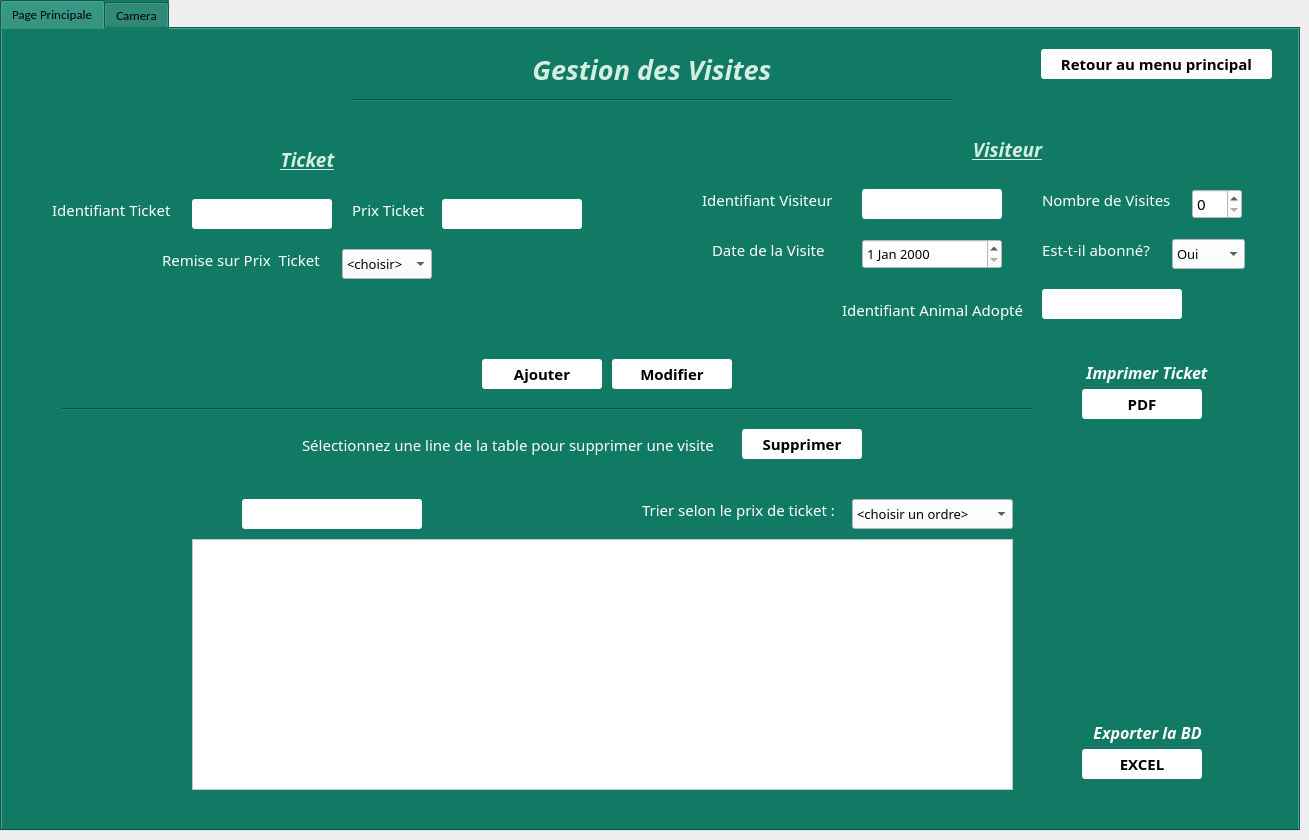
    <widget class="QWidget" name="tab_Visites">
     <attribute name="title">
      <string>Gestion Visites</string>
     </attribute>
     <widget class="QTabWidget" name="tabWidget_2_V">
      <property name="geometry">
       <rect>
        <x>0</x>
        <y>0</y>
        <width>1300</width>
        <height>831</height>
       </rect>
      </property>
      <property name="font">
       <font>
        <family>Calibri</family>
        <pointsize>10</pointsize>
       </font>
      </property>
      <property name="styleSheet">
       <string notr="true">background-color: rgb(17, 122, 101);
</string>
      </property>
      <property name="currentIndex">
       <number>0</number>
      </property>
      <property name="tabsClosable">
       <bool>false</bool>
      </property>
      <property name="tabBarAutoHide">
       <bool>false</bool>
      </property>
      <widget class="QWidget" name="tab_principale_V">
       <attribute name="title">
        <string>Page Principale</string>
       </attribute>
       <widget class="QLabel" name="titre_gestioinDesVisites">
        <property name="geometry">
         <rect>
          <x>455</x>
          <y>20</y>
          <width>390</width>
          <height>40</height>
         </rect>
        </property>
        <property name="font">
         <font>
          <family>Calibri Light</family>
          <pointsize>20</pointsize>
          <weight>75</weight>
          <italic>true</italic>
          <bold>true</bold>
         </font>
        </property>
        <property name="styleSheet">
         <string notr="true">color: rgb(212, 239, 223);</string>
        </property>
        <property name="text">
         <string>Gestion des Visites</string>
        </property>
        <property name="alignment">
         <set>Qt::AlignCenter</set>
        </property>
       </widget>
       <widget class="Line" name="line1">
        <property name="geometry">
         <rect>
          <x>350</x>
          <y>70</y>
          <width>600</width>
          <height>3</height>
         </rect>
        </property>
        <property name="orientation">
         <enum>Qt::Horizontal</enum>
        </property>
       </widget>
       <widget class="QLabel" name="texteTicket_V">
        <property name="geometry">
         <rect>
          <x>260</x>
          <y>120</y>
          <width>91</width>
          <height>21</height>
         </rect>
        </property>
        <property name="sizePolicy">
         <sizepolicy hsizetype="Preferred" vsizetype="Preferred">
          <horstretch>0</horstretch>
          <verstretch>0</verstretch>
         </sizepolicy>
        </property>
        <property name="font">
         <font>
          <family>Calibri Light</family>
          <pointsize>14</pointsize>
          <weight>75</weight>
          <italic>true</italic>
          <bold>true</bold>
          <underline>true</underline>
         </font>
        </property>
        <property name="styleSheet">
         <string notr="true">color: rgb(212, 239, 223);
</string>
        </property>
        <property name="text">
         <string>Ticket</string>
        </property>
        <property name="alignment">
         <set>Qt::AlignCenter</set>
        </property>
       </widget>
       <widget class="QLabel" name="texteIdentifiantTicket_V">
        <property name="geometry">
         <rect>
          <x>50</x>
          <y>170</y>
          <width>121</width>
          <height>21</height>
         </rect>
        </property>
        <property name="font">
         <font>
          <family>Calibri Light</family>
          <pointsize>11</pointsize>
         </font>
        </property>
        <property name="styleSheet">
         <string notr="true">color: rgb(255, 255, 255);</string>
        </property>
        <property name="text">
         <string>Identifiant Ticket</string>
        </property>
       </widget>
       <widget class="QLineEdit" name="lineEdit_IdentifiantTicket_V">
        <property name="geometry">
         <rect>
          <x>190</x>
          <y>170</y>
          <width>140</width>
          <height>30</height>
         </rect>
        </property>
        <property name="font">
         <font>
          <family>Calibri Light</family>
          <pointsize>11</pointsize>
         </font>
        </property>
        <property name="styleSheet">
         <string notr="true">background-color: rgb(255, 255, 255);
border-radius: 3px;</string>
        </property>
        <property name="inputMethodHints">
         <set>Qt::ImhNone</set>
        </property>
       </widget>
       <widget class="QLabel" name="textePrixTicket_V">
        <property name="geometry">
         <rect>
          <x>350</x>
          <y>170</y>
          <width>81</width>
          <height>21</height>
         </rect>
        </property>
        <property name="font">
         <font>
          <family>Calibri Light</family>
          <pointsize>11</pointsize>
         </font>
        </property>
        <property name="styleSheet">
         <string notr="true">color: rgb(255, 255, 255);</string>
        </property>
        <property name="text">
         <string>Prix Ticket</string>
        </property>
       </widget>
       <widget class="QLineEdit" name="lineEdit_PrixTicket_V">
        <property name="geometry">
         <rect>
          <x>440</x>
          <y>170</y>
          <width>140</width>
          <height>30</height>
         </rect>
        </property>
        <property name="font">
         <font>
          <family>Calibri Light</family>
          <pointsize>11</pointsize>
         </font>
        </property>
        <property name="styleSheet">
         <string notr="true">background-color: rgb(255, 255, 255);
border-radius: 3px;</string>
        </property>
        <property name="inputMethodHints">
         <set>Qt::ImhNone</set>
        </property>
       </widget>
       <widget class="QLabel" name="texteIdnetifiantVisiteur_V">
        <property name="geometry">
         <rect>
          <x>700</x>
          <y>160</y>
          <width>141</width>
          <height>21</height>
         </rect>
        </property>
        <property name="font">
         <font>
          <family>Calibri Light</family>
          <pointsize>11</pointsize>
         </font>
        </property>
        <property name="styleSheet">
         <string notr="true">color: rgb(255, 255, 255);</string>
        </property>
        <property name="text">
         <string>Identifiant Visiteur</string>
        </property>
       </widget>
       <widget class="QLineEdit" name="lineEdit_IdentifiantVisiteur_V">
        <property name="geometry">
         <rect>
          <x>860</x>
          <y>160</y>
          <width>140</width>
          <height>30</height>
         </rect>
        </property>
        <property name="font">
         <font>
          <family>Calibri Light</family>
          <pointsize>11</pointsize>
         </font>
        </property>
        <property name="styleSheet">
         <string notr="true">background-color: rgb(255, 255, 255);
border-radius: 3px;</string>
        </property>
        <property name="inputMethodHints">
         <set>Qt::ImhNone</set>
        </property>
       </widget>
       <widget class="QLabel" name="texteNbrVisites_V">
        <property name="geometry">
         <rect>
          <x>1040</x>
          <y>160</y>
          <width>131</width>
          <height>21</height>
         </rect>
        </property>
        <property name="font">
         <font>
          <family>Calibri Light</family>
          <pointsize>11</pointsize>
         </font>
        </property>
        <property name="styleSheet">
         <string notr="true">color: rgb(255, 255, 255);</string>
        </property>
        <property name="text">
         <string>Nombre de Visites</string>
        </property>
       </widget>
       <widget class="QLabel" name="texteVisiteur">
        <property name="geometry">
         <rect>
          <x>960</x>
          <y>110</y>
          <width>91</width>
          <height>21</height>
         </rect>
        </property>
        <property name="sizePolicy">
         <sizepolicy hsizetype="Preferred" vsizetype="Preferred">
          <horstretch>0</horstretch>
          <verstretch>0</verstretch>
         </sizepolicy>
        </property>
        <property name="font">
         <font>
          <family>Calibri Light</family>
          <pointsize>14</pointsize>
          <weight>75</weight>
          <italic>true</italic>
          <bold>true</bold>
          <underline>true</underline>
         </font>
        </property>
        <property name="styleSheet">
         <string notr="true">color: rgb(212, 239, 223);
</string>
        </property>
        <property name="text">
         <string>Visiteur</string>
        </property>
        <property name="alignment">
         <set>Qt::AlignCenter</set>
        </property>
       </widget>
       <widget class="QSpinBox" name="spinBox_nbrVisites_V">
        <property name="geometry">
         <rect>
          <x>1190</x>
          <y>160</y>
          <width>50</width>
          <height>30</height>
         </rect>
        </property>
        <property name="font">
         <font>
          <family>Calibri Light</family>
          <pointsize>11</pointsize>
         </font>
        </property>
        <property name="styleSheet">
         <string notr="true">background-color: rgb(255, 255, 255);</string>
        </property>
       </widget>
       <widget class="QDateEdit" name="dateEdit_dateVisite_V">
        <property name="geometry">
         <rect>
          <x>860</x>
          <y>210</y>
          <width>140</width>
          <height>30</height>
         </rect>
        </property>
        <property name="font">
         <font>
          <family>Calibri Light</family>
          <pointsize>10</pointsize>
         </font>
        </property>
        <property name="styleSheet">
         <string notr="true">background-color: rgb(255, 255, 255);</string>
        </property>
       </widget>
       <widget class="QLabel" name="texteDateVisite_V">
        <property name="geometry">
         <rect>
          <x>710</x>
          <y>210</y>
          <width>141</width>
          <height>21</height>
         </rect>
        </property>
        <property name="font">
         <font>
          <family>Calibri Light</family>
          <pointsize>11</pointsize>
         </font>
        </property>
        <property name="styleSheet">
         <string notr="true">color: rgb(255, 255, 255);</string>
        </property>
        <property name="text">
         <string>Date de la Visite</string>
        </property>
       </widget>
       <widget class="QComboBox" name="comboBox_abonnement_V">
        <property name="geometry">
         <rect>
          <x>1170</x>
          <y>210</y>
          <width>73</width>
          <height>30</height>
         </rect>
        </property>
        <property name="font">
         <font>
          <family>Calibri Light</family>
          <pointsize>10</pointsize>
         </font>
        </property>
        <property name="styleSheet">
         <string notr="true">background-color: rgb(255, 255, 255);</string>
        </property>
        <item>
         <property name="text">
          <string>Oui</string>
         </property>
        </item>
        <item>
         <property name="text">
          <string>Non</string>
         </property>
        </item>
       </widget>
       <widget class="QLabel" name="texteAbonnement_V">
        <property name="geometry">
         <rect>
          <x>1040</x>
          <y>210</y>
          <width>121</width>
          <height>21</height>
         </rect>
        </property>
        <property name="font">
         <font>
          <family>Calibri Light</family>
          <pointsize>11</pointsize>
         </font>
        </property>
        <property name="styleSheet">
         <string notr="true">color: rgb(255, 255, 255);</string>
        </property>
        <property name="text">
         <string>Est-t-il abonné?</string>
        </property>
       </widget>
       <widget class="QTableView" name="tableView_BD_V">
        <property name="geometry">
         <rect>
          <x>190</x>
          <y>510</y>
          <width>821</width>
          <height>251</height>
         </rect>
        </property>
        <property name="styleSheet">
         <string notr="true">background-color: rgb(255, 255, 255);</string>
        </property>
       </widget>
       <widget class="QLineEdit" name="lineEdit_rechercher_V">
        <property name="geometry">
         <rect>
          <x>240</x>
          <y>470</y>
          <width>180</width>
          <height>30</height>
         </rect>
        </property>
        <property name="font">
         <font>
          <family>Calibri Light</family>
          <pointsize>11</pointsize>
         </font>
        </property>
        <property name="styleSheet">
         <string notr="true">background-color: rgb(255, 255, 255);
border-radius: 3px;</string>
        </property>
        <property name="inputMethodHints">
         <set>Qt::ImhNone</set>
        </property>
        <property name="text">
         <string/>
        </property>
       </widget>
       <widget class="QComboBox" name="comboBox_trier_V">
        <property name="geometry">
         <rect>
          <x>850</x>
          <y>470</y>
          <width>161</width>
          <height>30</height>
         </rect>
        </property>
        <property name="font">
         <font>
          <family>Calibri Light</family>
          <pointsize>10</pointsize>
         </font>
        </property>
        <property name="styleSheet">
         <string notr="true">background-color: rgb(255, 255, 255);</string>
        </property>
        <item>
         <property name="text">
          <string>&lt;choisir un ordre&gt;</string>
         </property>
        </item>
        <item>
         <property name="text">
          <string>Ordre Croissant</string>
         </property>
        </item>
        <item>
         <property name="text">
          <string>Ordre Décroissant</string>
         </property>
        </item>
       </widget>
       <widget class="QPushButton" name="pushButton_Ajouter_V">
        <property name="geometry">
         <rect>
          <x>480</x>
          <y>330</y>
          <width>120</width>
          <height>30</height>
         </rect>
        </property>
        <property name="font">
         <font>
          <family>Calibri Light</family>
          <pointsize>11</pointsize>
          <weight>75</weight>
          <bold>true</bold>
         </font>
        </property>
        <property name="cursor">
         <cursorShape>PointingHandCursor</cursorShape>
        </property>
        <property name="styleSheet">
         <string notr="true">background-color: rgb(255, 255, 255);
border-radius: 3px;
</string>
        </property>
        <property name="text">
         <string>Ajouter</string>
        </property>
        <property name="icon">
         <iconset resource="ressources.qrc">
          <normaloff>:/ressources/+.png</normaloff>:/ressources/+.png</iconset>
        </property>
        <property name="iconSize">
         <size>
          <width>20</width>
          <height>20</height>
         </size>
        </property>
        <property name="flat">
         <bool>false</bool>
        </property>
       </widget>
       <widget class="QPushButton" name="pushButton_Modifier_V">
        <property name="geometry">
         <rect>
          <x>610</x>
          <y>330</y>
          <width>120</width>
          <height>30</height>
         </rect>
        </property>
        <property name="font">
         <font>
          <family>Calibri Light</family>
          <pointsize>11</pointsize>
          <weight>75</weight>
          <bold>true</bold>
         </font>
        </property>
        <property name="cursor">
         <cursorShape>PointingHandCursor</cursorShape>
        </property>
        <property name="styleSheet">
         <string notr="true">background-color: rgb(255, 255, 255);
border-radius: 3px;</string>
        </property>
        <property name="text">
         <string>Modifier</string>
        </property>
        <property name="icon">
         <iconset resource="ressources.qrc">
          <normaloff>:/ressources/mise à jour.png</normaloff>:/ressources/mise à jour.png</iconset>
        </property>
        <property name="iconSize">
         <size>
          <width>20</width>
          <height>20</height>
         </size>
        </property>
       </widget>
       <widget class="QLabel" name="texteSupprimer_V">
        <property name="geometry">
         <rect>
          <x>300</x>
          <y>400</y>
          <width>431</width>
          <height>31</height>
         </rect>
        </property>
        <property name="font">
         <font>
          <family>Calibri Light</family>
          <pointsize>11</pointsize>
         </font>
        </property>
        <property name="styleSheet">
         <string notr="true">color: rgb(255, 255, 255);</string>
        </property>
        <property name="text">
         <string>Sélectionnez une line de la table pour supprimer une visite</string>
        </property>
       </widget>
       <widget class="QPushButton" name="pushButton_Supprimer_V">
        <property name="geometry">
         <rect>
          <x>740</x>
          <y>400</y>
          <width>120</width>
          <height>30</height>
         </rect>
        </property>
        <property name="font">
         <font>
          <family>Calibri Light</family>
          <pointsize>11</pointsize>
          <weight>75</weight>
          <bold>true</bold>
         </font>
        </property>
        <property name="cursor">
         <cursorShape>PointingHandCursor</cursorShape>
        </property>
        <property name="styleSheet">
         <string notr="true">background-color: rgb(255, 255, 255);
border-radius: 3px;
</string>
        </property>
        <property name="text">
         <string>Supprimer</string>
        </property>
        <property name="icon">
         <iconset resource="ressources.qrc">
          <normaloff>:/ressources/-.png</normaloff>:/ressources/-.png</iconset>
        </property>
        <property name="iconSize">
         <size>
          <width>20</width>
          <height>20</height>
         </size>
        </property>
       </widget>
       <widget class="QLabel" name="imageRecherche_V">
        <property name="geometry">
         <rect>
          <x>200</x>
          <y>470</y>
          <width>31</width>
          <height>31</height>
         </rect>
        </property>
        <property name="text">
         <string/>
        </property>
        <property name="pixmap">
         <pixmap resource="ressources.qrc">:/ressources/recherchePetit.png</pixmap>
        </property>
       </widget>
       <widget class="Line" name="line_2_V">
        <property name="geometry">
         <rect>
          <x>60</x>
          <y>370</y>
          <width>1171</width>
          <height>20</height>
         </rect>
        </property>
        <property name="orientation">
         <enum>Qt::Horizontal</enum>
        </property>
       </widget>
       <widget class="QLabel" name="texteTri_V">
        <property name="geometry">
         <rect>
          <x>640</x>
          <y>470</y>
          <width>201</width>
          <height>21</height>
         </rect>
        </property>
        <property name="font">
         <font>
          <family>Calibri Light</family>
          <pointsize>11</pointsize>
         </font>
        </property>
        <property name="styleSheet">
         <string notr="true">color: rgb(255, 255, 255);</string>
        </property>
        <property name="text">
         <string>Trier selon le prix de ticket :</string>
        </property>
       </widget>
       <widget class="QLineEdit" name="lineEdit_IdentifiantAnimal_V">
        <property name="geometry">
         <rect>
          <x>1040</x>
          <y>260</y>
          <width>140</width>
          <height>30</height>
         </rect>
        </property>
        <property name="font">
         <font>
          <family>Calibri Light</family>
          <pointsize>11</pointsize>
         </font>
        </property>
        <property name="styleSheet">
         <string notr="true">background-color: rgb(255, 255, 255);
border-radius: 3px;</string>
        </property>
        <property name="inputMethodHints">
         <set>Qt::ImhNone</set>
        </property>
       </widget>
       <widget class="QLabel" name="texteIdAnimal_V">
        <property name="geometry">
         <rect>
          <x>840</x>
          <y>270</y>
          <width>191</width>
          <height>21</height>
         </rect>
        </property>
        <property name="font">
         <font>
          <family>Calibri Light</family>
          <pointsize>11</pointsize>
         </font>
        </property>
        <property name="styleSheet">
         <string notr="true">color: rgb(255, 255, 255);</string>
        </property>
        <property name="text">
         <string>Identifiant Animal Adopté</string>
        </property>
       </widget>
       <widget class="QGroupBox" name="imprimerTicket_V">
        <property name="geometry">
         <rect>
          <x>1030</x>
          <y>330</y>
          <width>231</width>
          <height>81</height>
         </rect>
        </property>
        <property name="font">
         <font>
          <family>Calibri Light</family>
          <pointsize>12</pointsize>
          <weight>75</weight>
          <italic>true</italic>
          <bold>true</bold>
         </font>
        </property>
        <property name="styleSheet">
         <string notr="true">color: rgb(255, 255, 255);</string>
        </property>
        <property name="title">
         <string>Imprimer Ticket</string>
        </property>
        <property name="alignment">
         <set>Qt::AlignCenter</set>
        </property>
        <widget class="QPushButton" name="genererPDF_V">
         <property name="geometry">
          <rect>
           <x>50</x>
           <y>30</y>
           <width>120</width>
           <height>30</height>
          </rect>
         </property>
         <property name="font">
          <font>
           <family>Calibri Light</family>
           <pointsize>11</pointsize>
           <weight>75</weight>
           <bold>true</bold>
          </font>
         </property>
         <property name="styleSheet">
          <string notr="true">background-color: rgb(255, 255, 255);
color: rgb(0, 0, 0);
border-radius: 3px;
</string>
         </property>
         <property name="text">
          <string>PDF</string>
         </property>
         <property name="icon">
          <iconset resource="ressources.qrc">
           <normaloff>:/ressources/pdf.png</normaloff>:/ressources/pdf.png</iconset>
         </property>
         <property name="iconSize">
          <size>
           <width>30</width>
           <height>30</height>
          </size>
         </property>
        </widget>
       </widget>
       <widget class="QGroupBox" name="ExporterBD_V">
        <property name="geometry">
         <rect>
          <x>1030</x>
          <y>690</y>
          <width>231</width>
          <height>81</height>
         </rect>
        </property>
        <property name="font">
         <font>
          <family>Calibri Light</family>
          <pointsize>12</pointsize>
          <weight>75</weight>
          <italic>true</italic>
          <bold>true</bold>
         </font>
        </property>
        <property name="styleSheet">
         <string notr="true">color: rgb(255, 255, 255);</string>
        </property>
        <property name="title">
         <string>Exporter la BD</string>
        </property>
        <property name="alignment">
         <set>Qt::AlignCenter</set>
        </property>
        <widget class="QPushButton" name="genererEXCEL_V">
         <property name="geometry">
          <rect>
           <x>50</x>
           <y>30</y>
           <width>120</width>
           <height>30</height>
          </rect>
         </property>
         <property name="font">
          <font>
           <family>Calibri Light</family>
           <pointsize>11</pointsize>
           <weight>75</weight>
           <bold>true</bold>
          </font>
         </property>
         <property name="styleSheet">
          <string notr="true">background-color: rgb(255, 255, 255);
color: rgb(0, 0, 0);
border-radius: 3px;
</string>
         </property>
         <property name="text">
          <string>EXCEL</string>
         </property>
         <property name="icon">
          <iconset resource="ressources.qrc">
           <normaloff>:/ressources/EXCEL.png</normaloff>:/ressources/EXCEL.png</iconset>
         </property>
         <property name="iconSize">
          <size>
           <width>22</width>
           <height>22</height>
          </size>
         </property>
        </widget>
       </widget>
       <widget class="QLabel" name="texteRemise_V">
        <property name="geometry">
         <rect>
          <x>160</x>
          <y>220</y>
          <width>171</width>
          <height>21</height>
         </rect>
        </property>
        <property name="font">
         <font>
          <family>Calibri Light</family>
          <pointsize>11</pointsize>
         </font>
        </property>
        <property name="styleSheet">
         <string notr="true">color: rgb(255, 255, 255);</string>
        </property>
        <property name="text">
         <string>Remise sur Prix  Ticket</string>
        </property>
       </widget>
       <widget class="QComboBox" name="comboBox_Remise_V">
        <property name="geometry">
         <rect>
          <x>340</x>
          <y>220</y>
          <width>90</width>
          <height>30</height>
         </rect>
        </property>
        <property name="font">
         <font>
          <family>Calibri Light</family>
          <pointsize>10</pointsize>
         </font>
        </property>
        <property name="styleSheet">
         <string notr="true">background-color: rgb(255, 255, 255);</string>
        </property>
        <item>
         <property name="text">
          <string>&lt;choisir&gt;</string>
         </property>
        </item>
        <item>
         <property name="text">
          <string>10%</string>
         </property>
        </item>
        <item>
         <property name="text">
          <string>20%</string>
         </property>
        </item>
        <item>
         <property name="text">
          <string>30%</string>
         </property>
        </item>
        <item>
         <property name="text">
          <string>50%</string>
         </property>
        </item>
       </widget>
       <widget class="QLabel" name="logo_V">
        <property name="geometry">
         <rect>
          <x>40</x>
          <y>20</y>
          <width>161</width>
          <height>71</height>
         </rect>
        </property>
        <property name="text">
         <string/>
        </property>
        <property name="pixmap">
         <pixmap resource="ressources.qrc">:/ressources/logo_App.png</pixmap>
        </property>
       </widget>
       <widget class="QPushButton" name="pushButton_Retour_V">
        <property name="geometry">
         <rect>
          <x>1039</x>
          <y>20</y>
          <width>231</width>
          <height>30</height>
         </rect>
        </property>
        <property name="font">
         <font>
          <family>Calibri Light</family>
          <pointsize>11</pointsize>
          <weight>75</weight>
          <bold>true</bold>
         </font>
        </property>
        <property name="cursor">
         <cursorShape>PointingHandCursor</cursorShape>
        </property>
        <property name="styleSheet">
         <string notr="true">background-color: rgb(255, 255, 255);
border-radius: 3px;
</string>
        </property>
        <property name="text">
         <string>Retour au menu principal</string>
        </property>
        <property name="icon">
         <iconset resource="ressources.qrc">
          <normaloff>:/ressources/retour.png</normaloff>:/ressources/retour.png</iconset>
        </property>
        <property name="iconSize">
         <size>
          <width>20</width>
          <height>20</height>
         </size>
        </property>
        <property name="flat">
         <bool>false</bool>
        </property>
       </widget>
      </widget>
      <widget class="QWidget" name="camera_V">
       <attribute name="title">
        <string>Camera</string>
       </attribute>
       <widget class="QScrollArea" name="scrollArea_Camera_V">
        <property name="geometry">
         <rect>
          <x>150</x>
          <y>90</y>
          <width>980</width>
          <height>541</height>
         </rect>
        </property>
        <property name="widgetResizable">
         <bool>true</bool>
        </property>
        <widget class="QWidget" name="scrollAreaWidgetContents_V">
         <property name="geometry">
          <rect>
           <x>0</x>
           <y>0</y>
           <width>978</width>
           <height>539</height>
          </rect>
         </property>
        </widget>
       </widget>
       <widget class="QPushButton" name="optionsCamera_V">
        <property name="geometry">
         <rect>
          <x>220</x>
          <y>650</y>
          <width>831</width>
          <height>31</height>
         </rect>
        </property>
        <property name="font">
         <font>
          <family>Calibri Light</family>
          <pointsize>12</pointsize>
         </font>
        </property>
        <property name="styleSheet">
         <string notr="true">background-color: rgb(255, 255, 255);
border-radius: 3px;
</string>
        </property>
        <property name="text">
         <string>Options</string>
        </property>
       </widget>
      </widget>
     </widget>
    </widget>
